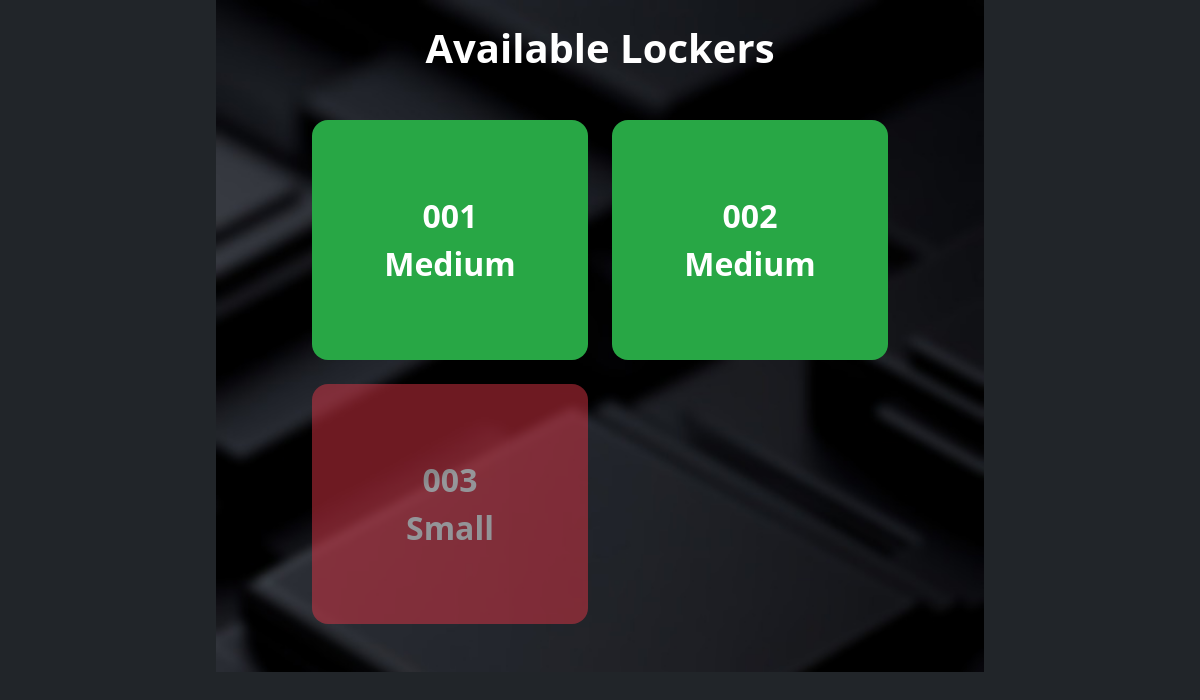
Page /views/kiosk/index.php on the committed database.
### tables this page shows
CREATE TABLE `smart_locker` (
  `id` int(11) NOT NULL,
  `locker` varchar(50) NOT NULL,
  `size` varchar(50) NOT NULL,
  `dimension` varchar(50) NOT NULL,
  `price` double(5,2) NOT NULL,
  `status` varchar(50) DEFAULT 'Available',
  `access` varchar(50) DEFAULT NULL,
  `date_created` date DEFAULT curdate()
);

### controller/DbController.php (called while the page is built, shortened)
<?php
include('../../connection/connection.php');
class smartBox extends DBController
{
    function lockers()
    {
        $query = "CALL smart_lockerView";
        $locker = $this->getDBResult($query);
        return $locker;
    }
}
$portCont = new smartBox();
?>

### connection/connection.php (called while the page is built, shortened)
<?php
class DBController
{
    private $host = "localhost";
    private $user = "root";
    private $password = "";
    private $database = "smartbox_db";
    private $conn;
    function __construct()
    {
        $this->conn = mysqli_connect($this->host, $this->user, $this->password, $this->database);
    }
    function getDBResult($query, $params = array())
    {
        $sql_statement = $this->conn->prepare($query);
        $sql_statement->execute();
        $result = $sql_statement->get_result();
        if ($result->num_rows > 0) {
            while ($row = $result->fetch_assoc()) {
                $resultset[] = $row;
            }
        }
        if (! empty($resultset)) {
            return $resultset;
        }
    }
}

### views/kiosk/routes/home.php (the view, shortened to what this page needs)
<div class="container d-flex flex-column justify-content-center text-center text-white fs-3 px-5 py-4" style="max-width: 768px; background-image: url('../../public/assets/images/bg.jpg'); background-size: cover;">
<h1 class="fw-bold mb-5">Available Lockers</h1>
    <div class="px-5">
         <div class="row g-4 mb-4">
         <?php
            $lockers = $portCont->lockers();
            if (!empty($lockers)) {
              foreach ($lockers as $key => $locker) {
         ?>
         <div class="col-6">
            <a href="?view=RENT&locker=<?php echo $locker['id']; ?>&price=<?php echo $locker['price']; ?>"
            class="box  <?php echo getLockerClass($locker['status']); ?>" style="height: 15rem;">
            <?php echo str_pad($locker['locker'], 3, '0', STR_PAD_LEFT); ?><?php echo "<br>".$locker['size']; ?></a>
         </div>
         <?php } }else{ ?>
            <div class='col-12'>No lockers found.</div>
         <?php } ?>
         </div>
    </div>
</div>
<?php
function getLockerClass($status)
{
    switch (strtolower($status)) {
        case 'available':
            return 'available';
        case 'occupied':
            return 'occupied disabled';
    }
}
?>

### rows in the picture
smart_locker: $locker['id'] 1 (drawn), locker "001", size "Medium"
smart_locker: locker "002", size "Medium"
smart_locker: locker "003", size "Small"
